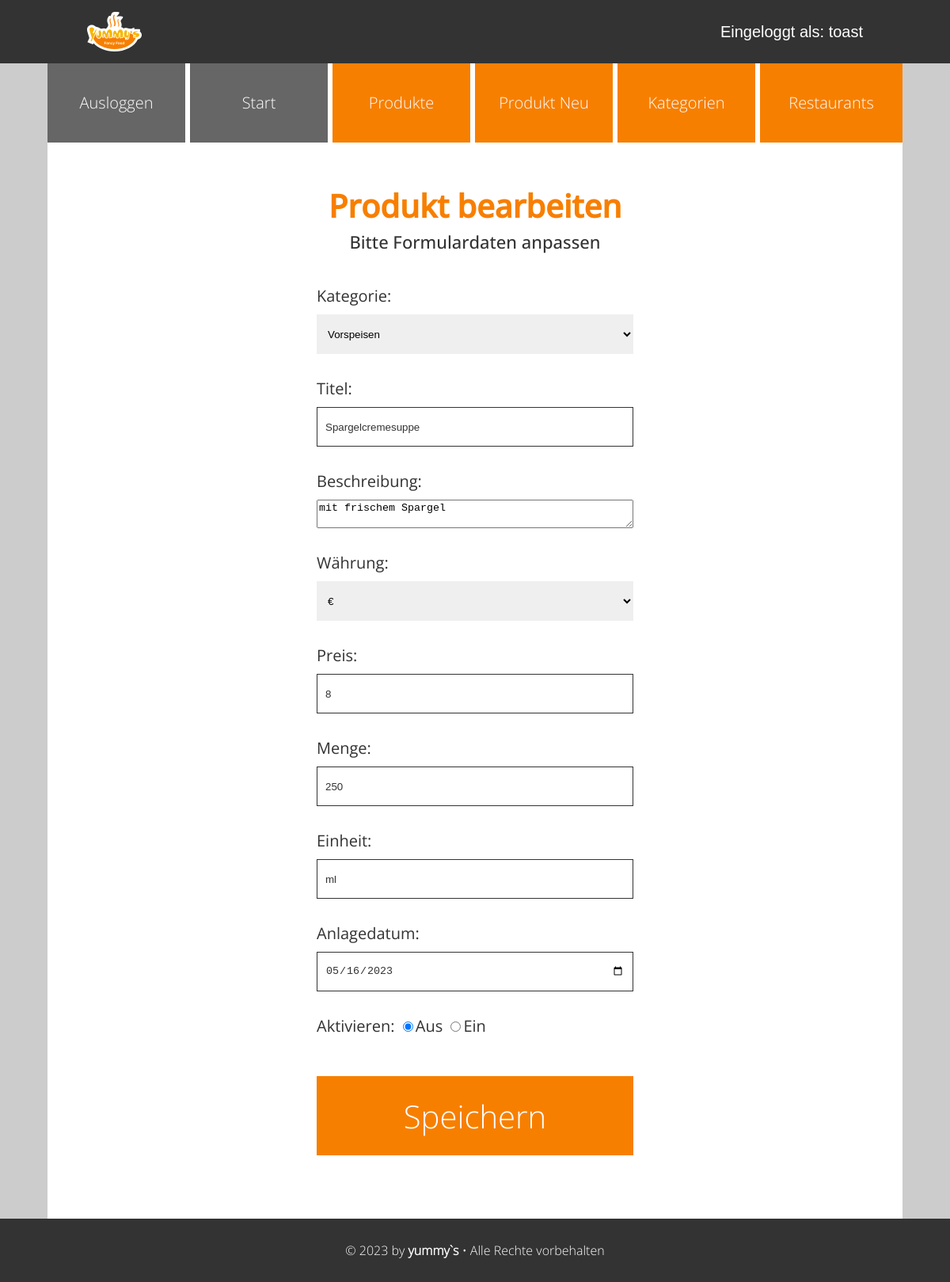
Page /admin/produkt_bearbeiten.php?id=23 (signed in) on the committed database.
### tables this page shows
CREATE TABLE `produkte` (
  `id` int(10) UNSIGNED NOT NULL,
  `titel` varchar(200) NOT NULL,
  `beschreibung` text NOT NULL,
  `waehrung` varchar(10) NOT NULL,
  `preis` float UNSIGNED NOT NULL,
  `menge` float UNSIGNED NOT NULL,
  `einheit` varchar(50) NOT NULL,
  `anlagedatum` date NOT NULL,
  `aenderungsdatum` date DEFAULT NULL,
  `aktiv` tinyint(1) DEFAULT 0,
  `kategorie_id` int(10) UNSIGNED NOT NULL,
  `restaurant_id` int(10) UNSIGNED DEFAULT NULL,
  `benutzer_id` int(10) UNSIGNED DEFAULT NULL
);

CREATE TABLE `kategorien` (
  `id` int(10) UNSIGNED NOT NULL,
  `bezeichnung` varchar(200) NOT NULL
);

### admin/setup.php (called while the page is built, shortened)
<?php
spl_autoload_register(
    function (string $klasse) {
        $prefix = "WIFI\\JUMMY\\";
        $basis = __DIR__ . "/Klassen/";
        $laenge = strlen($prefix);
        $relativ = substr($klasse, $laenge);
        $datei = $basis . str_replace("\\", "/", $relativ) . ".php";
    }
);

### admin/Klassen/Mysql.php (called while the page is built, shortened)
<?php
class Mysql
{
    private static ?Mysql $instanz = null;
    public static function getInstanz(): Mysql
    {
        if (!self::$instanz) {
            self::$instanz = new Mysql();
        }
        return self::$instanz;
    }
    private \mysqli $db;
    private function verbinden(): void
    {
        $this->db = new \mysqli(MYSQL_HOST, MYSQL_USER, MYSQL_PASSWORT, MYSQL_DATENBANK);
        $this->db->set_charset("utf8");
    }
    public function escape(string $wert): string
    {
        return $this->db->real_escape_string($wert);
    }
    public function query(string $sqlBefehl): \mysqli_result|bool
    {
        $result = $this->db->query($sqlBefehl);
        return $result;
    }
}

### admin/Klassen/Speisen/DbRow/DbRowAbstract.php (called while the page is built, shortened)
<?php
abstract class DbRowAbstract
{
    protected string $tabelle;
    private array $daten = array();
    public function __construct(int|array $idOderDaten)
    {
        if (is_int($idOderDaten)) {
            $db = Mysql::getInstanz();
            $sqlId = $db->escape($idOderDaten);
            $result = $db->query("SELECT * FROM {$this->tabelle} WHERE id = '{$sqlId}'");
            $this->daten = $result->fetch_assoc();
        } else {
            $this->daten = $idOderDaten;
        }
    }
    public function __get(string $eigenschaft): mixed
    {
        return $this->daten[$eigenschaft];
    }
}

### admin/Klassen/Speisen/Kategorien.php (called while the page is built, shortened)
<?php
class Kategorien
{
    public function alleKategorien(): array
    {
        $db = Mysql::getInstanz();
        $kategorienGesamt = array();
        $result = $db->query("SELECT * FROM kategorien");
        while ($row = $result->fetch_assoc()) {
            $kategorienGesamt[] = new Kategorie($row);
        }
        return $kategorienGesamt;
    }
}

### admin/produkt_bearbeiten.php (the view, shortened to what this page needs)
<?php
include "setup.php";
$erfolg = false;
include "kopf.php";
?>
<div id="admin-toptext">
    <h2 id="admin-headline">Produkt bearbeiten</h2>
    <aside id="admin-subline">Bitte Formulardaten anpassen</aside>
</div>
<?php
if ($erfolg) {
    echo "<p><strong>Produkt wurde bearbeitet.</strong><br>";
} else {
    if (!empty($_GET["id"])) {
        $produkt = new Produkt($_GET["id"]);
    }
?>
    <div class="admin-form">
        <form action="produkt_bearbeiten.php<?php
                                            if (!empty($produkt)) {
                                                echo "?id=" . $produkt->id;
                                            }
                                            ?>" method="post">
            <div class="form-item">
                <label for="kategorie_id">Kategorie: </label>
                <select class="select-item" name="kategorie_id" id="kategorie_id">
                    <?php
                    $kategorien = new Kategorien();
                    $alleKategorien = $kategorien->alleKategorien();
                    foreach ($alleKategorien as $kategorie) {
                        echo "<option value='{$kategorie->id}'";
                        if (!empty($_POST["kategorie_id"]) && $_POST["kategorie_id"] == $kategorie->id) {
                            echo " selected";
                        } else if (!empty($produkt) && $produkt->kategorie_id == $kategorie->id) {
                            echo " selected";
                        }
                        echo ">{$kategorie->bezeichnung}</option>";
                    }
                    ?>
                </select>
            </div>
            <div class="form-item">
                <label for="titel">Titel:</label>
                <input type="text" name="titel" id="titel" value="<?php if (!empty($_POST["titel"])) {
                                                                        echo htmlspecialchars($_POST["titel"]);
                                                                    } else if (!empty($produkt)) {
                                                                        echo htmlspecialchars($produkt->titel);
                                                                    } ?>">
            </div>
            <div class="form-item">
                <label for="beschreibung">Beschreibung:</label>
                <textarea name="beschreibung" id="beschreibung"><?php if (!empty($_POST["beschreibung"])) {
                                                                    echo htmlspecialchars($_POST["beschreibung"]);
                                                                } else if (!empty($produkt)) {
                                                                    echo htmlspecialchars($produkt->beschreibung);
                                                                } ?></textarea>
            </div>
            <div class="form-item">
                <label for="waehrung">Währung: </label>
                <select class="select-item" name="waehrung" id="waehrung">
                    <option value="€">€</option>
                </select>
            </div>
            <div class="form-item">
                <label for="preis">Preis:</label>
                <input type="number" step="0.01" name="preis" id="preis" value="<?php
                                                                                if (!empty($_POST["preis"])) {
                                                                                    echo htmlspecialchars($_POST["preis"]);
                                                                                } else if (!empty($produkt)) {
                                                                                    echo htmlspecialchars($produkt->preis);
                                                                                } ?>">
            </div>
            <div class="form-item">
                <label for="menge">Menge:</label>
                <input type="number" step="0.01" name="menge" id="menge" value="<?php
                                                                                if (!empty($_POST["menge"])) {
                                                                                    echo htmlspecialchars($_POST["menge"]);
                                                                                } else if (!empty($produkt)) {
                                                                                    echo htmlspecialchars($produkt->menge);
                                                                                } ?>">
            </div>
            <div class="form-item">
                <label for="einheit">Einheit:</label>
                <input type="text" name="einheit" id="einheit" value="<?php
                                                                        if (!empty($_POST["einheit"])) {
                                                                            echo htmlspecialchars($_POST["einheit"]);
                                                                        } else if (!empty($produkt)) {
                                                                            echo htmlspecialchars($produkt->einheit);
                                                                        } ?>">
            </div>
            <div class="form-item">
                <label for="anlagedatum">Anlagedatum:</label>
                <input type="date" name="anlagedatum" id="anlagedatum" value="<?php
                                                                                if (!empty($_POST["anlagedatum"])) {
                                                                                    echo htmlspecialchars($_POST["anlagedatum"]);
                                                                                } else if (!empty($produkt)) {
                                                                                    echo htmlspecialchars($produkt->anlagedatum);
                                                                                } ?>">
            </div>
            <div class="radio-aktiv">
                <label for="aktiv">Aktivieren:</label>
                <input type="radio" name="aktiv" checked="checked" value="<?php echo 0 ?>">Aus
                <input type="radio" name="aktiv" value="<?php echo 1 ?>">Ein
            </div>
            <div>
                <button class="button-admin" type="submit">Speichern</button>
            </div>
        </form>
    </div>
<?php
}
include "fuss.php";

### css/admin-base.css (style rules this page uses)
:root { --white: #fff; --black: #000; --grey-extra-light: #f5f5f5; --grey-light: #ccc; --grey-medium: #7f7f7f; --grey-dark: #666; --grey-slate: #708090; --grey-extra-dark: #333; --soft-blue-light: #a8dadc; --soft-blue: #457b9d; --soft-blue-dark: #334a6b; --soft-blue-extra-dark: #1d3557; --soft-green-extra-light: #cbddab; --soft-green-light: #a3b18a; --soft-green: #588157; --soft-green-dark: #3a5a40; --soft-green-extra-dark: #344e41; --soft-red: #d62828; --soft-red-dark: #c1121f; --soft-red-extra-dark: #780000; --soft-orange-extra-light: #fee8bd; --soft-orange-light: #fcbf49; --soft-orange: #F77F00; --soft-orange-dark: #944d00; --soft-yellow-light: #ffdd00; --soft-yellow: #ffc300; --soft-beige: #EAE2B7; }
html, body { margin: 0; padding: 0; font-size: 100%; background-color: var(--grey-light); }
* { box-sizing: border-box; }
#admin-toptext { text-align: center; }
#admin-headline { font-family: "OpenSans-Medium", Arial, Helvetica, sans-serif; font-size: calc(100vw / 12); line-height: calc(100vw / 10); color: var(--soft-orange); margin: 1vw 0; }
#admin-subline { font-family: "OpenSans-Medium", Arial, Helvetica, sans-serif; font-size: calc(100vw / 25); color: var(--grey-extra-dark); padding-top: 1vw; padding-bottom: 7vw; }
.admin-form { display: flex; justify-content: center; }
.form-item { display: flex; flex-direction: column; }
.form-item label { font-family: "OpenSans-Regular", Arial, Helvetica, sans-serif; font-size: calc(100vw / 25); color: var(--grey-extra-dark); padding-bottom: 1vw; }
.form-item input { border-radius: 0; border: solid 1px; color: var(--grey-extra-dark); width: 70vw; height: 10vw; padding: 2vw; }
.admin-form div { padding-bottom: 8vw; }
.button-admin { font-family: "OpenSans-Light", Arial, Helvetica, sans-serif; font-size: calc(100vw / 20); border: none; background-color: var(--soft-orange); color: var(--white); padding: 3vw; text-align: center; width: 70vw; height: 20vw; cursor: pointer; }
@media (min-width: 600px) { #admin-headline { font-size: calc(100vw / 25); line-height: calc(100vw / 25); margin: 1vw 0; } }
@media (min-width: 600px) { #admin-subline { font-size: calc(100vw / 45); padding-top: 0; padding-bottom: 3vw; } }
@media (min-width: 600px) { .admin-form { margin-top: 4vw; } }
@media (min-width: 600px) { .form-item label { font-size: calc(100vw / 40); padding-bottom: 1vw; } }
@media (min-width: 600px) { .form-item input { width: 50vw; height: 8vw; padding: 2vw; } }
@media (min-width: 600px) { .admin-form div { padding-bottom: 5vw; } }
@media (min-width: 600px) { .button-admin { font-size: calc(100vw / 30); margin-top: 2vw; padding: 2vw; width: 50vw; height: 12vw; } }
@media (min-width: 1200px) { #admin-headline { font-size: 40px; line-height: 40px; color: var(--soft-orange); margin: 10px 0; } }
@media (min-width: 1200px) { #admin-subline { font-size: 22px; padding-top: 0; padding-bottom: 40px; } }
@media (min-width: 1200px) { .admin-form { margin-top: 0; } }
@media (min-width: 1200px) { .form-item label { font-size: 20px; padding-bottom: 10px; } }
@media (min-width: 1200px) { .form-item input { border: solid 1px; width: 400px; height: 50px; padding: 10px; } }
@media (min-width: 1200px) { .admin-form div { padding-bottom: 30px; } }
@media (min-width: 1200px) { .button-admin { font-size: 40px; margin-top: 20px; padding: 20px; width: 400px; height: 100px; } }

### rows in the picture
produkte: kategorie_id "Vorspeisen", titel "Spargelcremesuppe", beschreibung "mit frischem Spargel", preis "8", menge "250", einheit "ml", anlagedatum "05/16/2023"

### other values in the picture
$_SESSION["benutzername"] "toast"
